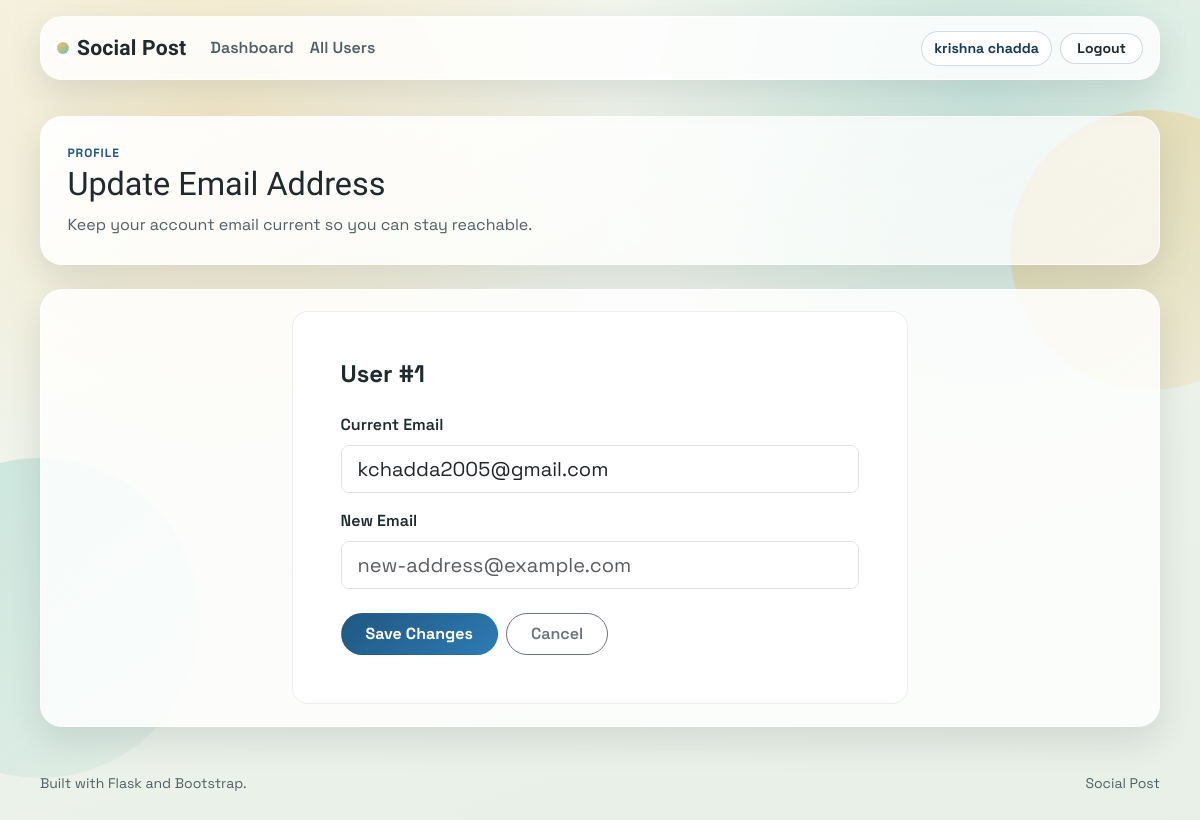
The page /update_email/1 (signed in) on the database its author committed.
### model/users.py (models this page shows, shortened)
class Users(db.Model, UserMixin):
    id = db.Column(db.Integer, primary_key=True)
    username = db.Column(db.String(80), nullable=False)
    email = db.Column(db.String(120), unique=True, nullable=False)
    password_hash = db.Column(db.String(128), nullable=False)

### app.py (the view, shortened to what this page needs)
@app.route("/update_email/<int:user_id>", methods=["POST", "GET"])
@login_required
def update_email(user_id):
    user = Users.query.get(user_id)
    if not user:
        abort(404)
    return render_template("update_email.html", user=user)

### app.py (called while the page is built)
@loginmanager.user_loader
def load_user(user_id):
    return Users.query.get(int(user_id))

### templates/update_email.html (shortened to what this page needs)
{% extends "base.html" %}
{% block page_header %}
<section class="hero-panel mb-4">
    <p class="eyebrow">Profile</p>
    <h1 class="hero-title">Update Email Address</h1>
    <p class="hero-subtitle">Keep your account email current so you can stay reachable.</p>
</section>
{% endblock %}
{% block content %}
<div class="row justify-content-center">
    <div class="col-lg-8 col-xl-7">
        <article class="rounded-4 p-4 p-lg-5"
            style="background: rgba(255,255,255,0.88); border: 1px solid rgba(31,42,46,0.08);">
            <h2 class="h4 fw-bold mb-4">User #{{ user.id }}</h2>
            <form method="post" action="{{ url_for('update_email', user_id=user.id) }}">
                <div class="mb-3">
                    <label for="old_email" class="form-label fw-semibold">Current Email</label>
                    <input type="email" id="old_email" class="form-control form-control-lg" value="{{ user.email }}" readonly>
                </div>
                <div class="mb-4">
                    <label for="new_email" class="form-label fw-semibold">New Email</label>
                    <input type="email" id="new_email" name="new_email" class="form-control form-control-lg"
                        placeholder="new-address@example.com" required>
                </div>
                <div class="d-grid d-sm-flex gap-2">
                    <button type="submit" class="btn btn-brand px-4 py-2">Save Changes</button>
                    <a href="{{ url_for('dashboard', user_id=current_user.id) }}" class="btn btn-outline-secondary rounded-pill px-4 py-2 fw-semibold">Cancel</a>
                </div>
            </form>
        </article>
    </div>
</div>
{% endblock %}

### templates/base.html (shortened to what this page needs)
<!DOCTYPE html>
<html lang="en">
<head>
	<link href="https://cdn.jsdelivr.net/npm/bootstrap@5.3.3/dist/css/bootstrap.min.css" rel="stylesheet"
>
</head>
<body class="{% block body_class %}{% endblock %}">
	{% set is_logged_in = false %}
	{% set nav_user_id = none %}
	{% set nav_username = "Member" %}
	{% if current_user is defined and current_user.is_authenticated is defined and current_user.is_authenticated %}
	{% set is_logged_in = true %}
	{% set nav_user_id = current_user.id %}
	{% set nav_username = current_user.username if current_user.username is defined else current_user|string %}
	{% elif user_id is defined %}
	{% set is_logged_in = true %}
	{% set nav_user_id = user_id %}
	{% if current_user is defined %}
	{% set nav_username = current_user|string %}
	{% endif %}
	{% endif %}
	<header class="site-header">
		<nav class="navbar navbar-expand-lg main-nav site-shell">
			<a class="navbar-brand" href="{{ url_for('home') }}">
				<span class="brand-dot" aria-hidden="true"></span>
				Social Post
			</a>
			<div class="collapse navbar-collapse" id="mainNav">
				<ul class="navbar-nav me-auto mb-2 mb-lg-0">
					{% if is_logged_in and nav_user_id is not none %}
					<li class="nav-item">
						<a class="nav-link" href="{{ url_for('dashboard', user_id=nav_user_id) }}">Dashboard</a>
					</li>
					<li class="nav-item">
						<a class="nav-link" href="{{ url_for('fetch_all') }}">All Users</a>
					</li>
					{% endif %}
				</ul>
				<div class="d-flex align-items-center flex-wrap gap-2">
					{% if is_logged_in %}
					<span class="chip-user">{{ nav_username }}</span>
					<form method="post" action="{{ url_for('logout') }}" class="m-0">
						<button type="submit" class="btn btn-sm btn-logout">Logout</button>
					</form>
					{% else %}
					<a class="btn btn-sm btn-brand" href="{{ url_for('login') }}">Sign In</a>
					<a class="btn btn-sm btn-outline-secondary rounded-pill fw-semibold" href="{{ url_for('register') }}">Join</a>
					{% endif %}
				</div>
			</div>
		</nav>
	</header>
	<main class="site-shell page-enter py-3 py-lg-4">
		{% block page_header %}{% endblock %}
		<section class="content-panel">
			{% block content %}{% endblock %}
		</section>
	</main>
	<footer class="site-footer">
		<div class="site-shell footer-inner">
			<p class="small mb-0">Built with Flask and Bootstrap.</p>
			<p class="small mb-0">Social Post</p>
		</div>
	</footer>
</body>
</html>

### templates/base.html (style rules this page uses)
:root { --page-bg-a: #f4f7ee; --page-bg-b: #e7efe7; --shape-a: #f7be5f; --shape-b: #70c4bb; --ink-strong: #1f2a2e; --ink-soft: #4f6066; --card-bg: rgba(255, 255, 255, 0.82); --card-border: rgba(255, 255, 255, 0.65); --accent: #205781; --accent-strong: #173d5a; --accent-contrast: #ffffff; --shadow-soft: 0 14px 34px rgba(30, 50, 60, 0.12); --shadow-hover: 0 20px 45px rgba(30, 50, 60, 0.2); --radius-xl: 22px; --radius-lg: 16px; --radius-md: 12px; }
html, body { min-height: 100%; }
body { margin: 0; color: var(--ink-strong); font-family: "Space Grotesk", "Segoe UI", sans-serif; background: radial-gradient(circle at 18% 14%, rgba(247, 190, 95, 0.25), transparent 34%), radial-gradient(circle at 82% 10%, rgba(112, 196, 187, 0.3), transparent 30%), linear-gradient(160deg, var(--page-bg-a), var(--page-bg-b)); position: relative; overflow-x: hidden; }
body::before, body::after { content: ""; position: fixed; border-radius: 999px; filter: blur(0.5px); z-index: -1; animation: float-shape 14s ease-in-out infinite; }
body::before { width: 280px; height: 280px; right: -90px; top: 110px; background: linear-gradient(145deg, rgba(247, 190, 95, 0.4), rgba(247, 190, 95, 0.12)); }
body::after { width: 320px; height: 320px; left: -120px; bottom: 50px; background: linear-gradient(145deg, rgba(112, 196, 187, 0.3), rgba(112, 196, 187, 0.08)); animation-delay: 2s; }
.site-shell { width: min(1120px, calc(100% - 2rem)); margin: 0 auto; }
.site-header { padding: 1rem 0 0.75rem; position: sticky; top: 0; z-index: 1000; backdrop-filter: blur(8px); }
.main-nav { border: 1px solid var(--card-border); border-radius: var(--radius-xl); background: var(--card-bg); box-shadow: var(--shadow-soft); padding: 0.65rem 1rem; }
.navbar-brand { font-family: "Bricolage Grotesque", "Segoe UI", sans-serif; font-size: 1.32rem; font-weight: 700; display: inline-flex; align-items: center; gap: 0.5rem; color: var(--ink-strong); letter-spacing: 0.2px; }
.brand-dot { width: 12px; height: 12px; border-radius: 50%; background: linear-gradient(145deg, var(--shape-a), var(--shape-b)); box-shadow: 0 0 0 4px rgba(255, 255, 255, 0.9); }
.main-nav .nav-link { color: var(--ink-soft); font-weight: 600; border-radius: 999px; padding: 0.4rem 0.85rem; transition: all 0.2s ease; }
.chip-user { display: inline-flex; align-items: center; border: 1px solid rgba(32, 87, 129, 0.2); background: rgba(255, 255, 255, 0.84); color: var(--accent-strong); border-radius: 999px; padding: 0.36rem 0.78rem; font-size: 0.88rem; font-weight: 700; }
.btn-brand, .btn-logout { border-radius: 999px; font-weight: 700; padding-inline: 1rem; }
.btn-brand { background: linear-gradient(140deg, var(--accent), #2d7bb4); border-color: transparent; color: var(--accent-contrast); }
.btn-logout { border: 1px solid rgba(28, 61, 92, 0.2); background: rgba(255, 255, 255, 0.84); color: var(--ink-strong); }
.hero-panel { border: 1px solid var(--card-border); border-radius: var(--radius-xl); background: linear-gradient(155deg, rgba(255, 255, 255, 0.92), rgba(255, 255, 255, 0.64)); box-shadow: var(--shadow-soft); padding: clamp(1.2rem, 2.2vw, 2rem); }
.eyebrow { margin: 0 0 0.35rem; text-transform: uppercase; letter-spacing: 0.08em; color: var(--accent); font-size: 0.75rem; font-weight: 700; }
.hero-title { margin: 0; font-family: "Bricolage Grotesque", "Segoe UI", sans-serif; font-size: clamp(1.45rem, 2.7vw, 2.3rem); line-height: 1.1; }
.hero-subtitle { margin: 0.65rem 0 0; color: var(--ink-soft); max-width: 65ch; }
.content-panel { border: 1px solid var(--card-border); border-radius: var(--radius-xl); background: var(--card-bg); box-shadow: var(--shadow-soft); padding: clamp(1rem, 1.8vw, 1.6rem); transition: transform 0.2s ease, box-shadow 0.2s ease; }
.page-enter { animation: fade-up 0.55s ease; }
.site-footer { padding: 1.4rem 0 2.1rem; color: var(--ink-soft); }
.footer-inner { display: flex; justify-content: space-between; gap: 0.6rem; align-items: center; }

### rows shown on the page
Users: username "krishna chadda", id "1", email "kchadda2005@gmail.com"
